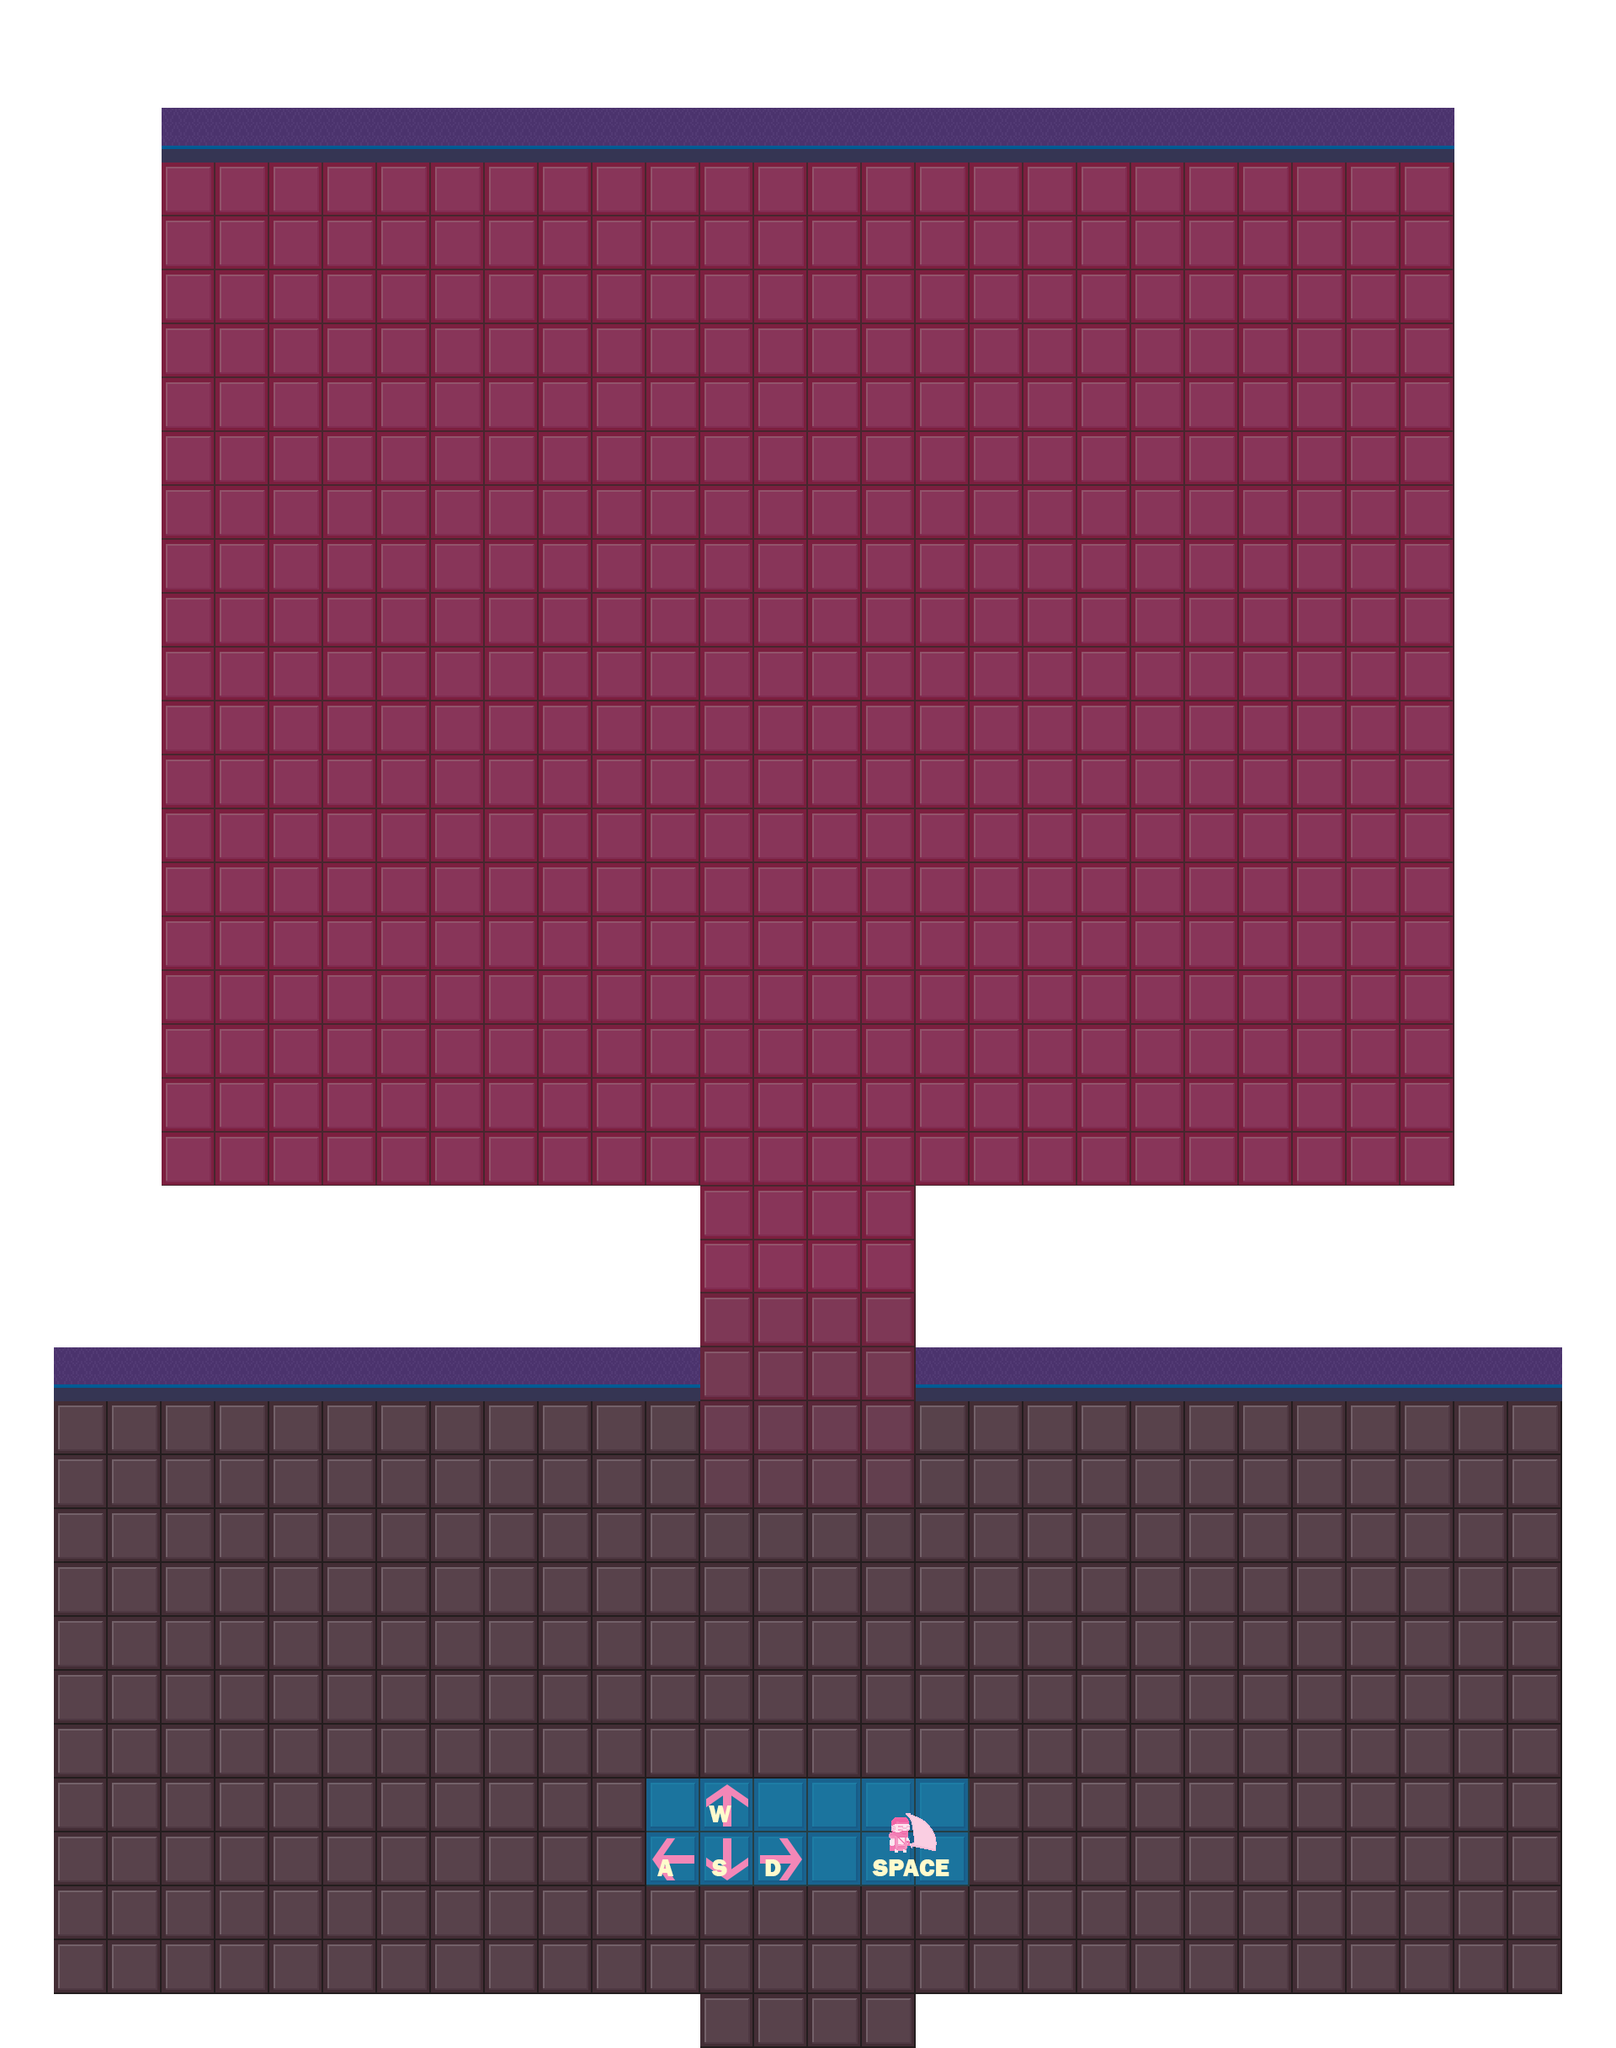

A level layout from a 2D game, rendered from its tile map. Below: a short description, then the map file with its tile-grid data intact:
An orthogonal 30x38 tile map with 64x64 px tiles, 1 tile layer (Tile Layer 1), 1 image layer.

<map version="1.0" tiledversion="1.0.3" orientation="orthogonal" renderorder="right-down" width="30" height="38" tilewidth="64" tileheight="64" nextobjectid="5">
 <tileset firstgid="1" source="Collision.tsx" />
 <imagelayer name="Image Layer 1">
  <image source="BossRoom.png" width="1920" height="2432" />
 </imagelayer>
 <layer name="Tile Layer 1" width="30" height="38">
  <data encoding="csv">
1,1,1,1,1,1,1,1,1,1,1,1,1,1,1,1,1,1,1,1,1,1,1,1,1,1,1,1,1,1,
1,1,1,1,1,1,1,1,1,1,1,1,1,1,1,1,1,1,1,1,1,1,1,1,1,1,1,1,1,1,
1,1,1,0,0,0,0,0,0,0,0,0,0,0,0,0,0,0,0,0,0,0,0,0,0,0,0,1,1,1,
1,1,1,0,0,0,0,0,0,0,0,0,0,0,0,0,0,0,0,0,0,0,0,0,0,0,0,1,1,1,
1,1,1,0,0,0,0,0,0,0,0,0,0,0,0,0,0,0,0,0,0,0,0,0,0,0,0,1,1,1,
1,1,1,0,0,0,0,0,0,0,0,0,0,0,0,0,0,0,0,0,0,0,0,0,0,0,0,1,1,1,
1,1,1,0,0,0,0,0,0,0,0,0,0,0,0,0,0,0,0,0,0,0,0,0,0,0,0,1,1,1,
1,1,1,0,0,0,0,0,0,0,0,0,0,0,0,0,0,0,0,0,0,0,0,0,0,0,0,1,1,1,
1,1,1,0,0,0,0,0,0,0,0,0,0,0,0,0,0,0,0,0,0,0,0,0,0,0,0,1,1,1,
1,1,1,0,0,0,0,0,0,0,0,0,0,0,0,0,0,0,0,0,0,0,0,0,0,0,0,1,1,1,
1,1,1,0,0,0,0,0,0,0,0,0,0,0,0,0,0,0,0,0,0,0,0,0,0,0,0,1,1,1,
1,1,1,0,0,0,0,0,0,0,0,0,0,0,0,0,0,0,0,0,0,0,0,0,0,0,0,1,1,1,
1,1,1,0,0,0,0,0,0,0,0,0,0,0,0,0,0,0,0,0,0,0,0,0,0,0,0,1,1,1,
1,1,1,0,0,0,0,0,0,0,0,0,0,0,0,0,0,0,0,0,0,0,0,0,0,0,0,1,1,1,
1,1,1,0,0,0,0,0,0,0,0,0,0,0,0,0,0,0,0,0,0,0,0,0,0,0,0,1,1,1,
1,1,1,0,0,0,0,0,0,0,0,0,0,0,0,0,0,0,0,0,0,0,0,0,0,0,0,1,1,1,
1,1,1,0,0,0,0,0,0,0,0,0,0,0,0,0,0,0,0,0,0,0,0,0,0,0,0,1,1,1,
1,1,1,0,0,0,0,0,0,0,0,0,0,0,0,0,0,0,0,0,0,0,0,0,0,0,0,1,1,1,
1,1,1,0,0,0,0,0,0,0,0,0,0,0,0,0,0,0,0,0,0,0,0,0,0,0,0,1,1,1,
1,1,1,0,0,0,0,0,0,0,0,0,0,0,0,0,0,0,0,0,0,0,0,0,0,0,0,1,1,1,
1,1,1,0,0,0,0,0,0,0,0,0,0,0,0,0,0,0,0,0,0,0,0,0,0,0,0,1,1,1,
1,1,1,0,0,0,0,0,0,0,0,0,0,0,0,0,0,0,0,0,0,0,0,0,0,0,0,1,1,1,
1,1,1,1,1,1,1,1,1,1,1,1,1,0,0,0,0,1,1,1,1,1,1,1,1,1,1,1,1,1,
1,1,1,1,1,1,1,1,1,1,1,1,1,0,0,0,0,1,1,1,1,1,1,1,1,1,1,1,1,1,
1,1,1,1,1,1,1,1,1,1,1,1,1,0,0,0,0,1,1,1,1,1,1,1,1,1,1,1,1,1,
1,0,0,0,0,0,0,0,0,0,0,0,0,0,0,0,0,0,0,0,0,0,0,0,0,0,0,0,0,1,
1,0,0,0,0,0,0,0,0,0,0,0,0,0,0,0,0,0,0,0,0,0,0,0,0,0,0,0,0,1,
1,0,0,0,0,0,0,0,0,0,0,0,0,0,0,0,0,0,0,0,0,0,0,0,0,0,0,0,0,1,
1,0,0,0,0,0,0,0,0,0,0,0,0,0,0,0,0,0,0,0,0,0,0,0,0,0,0,0,0,1,
1,0,0,0,0,0,0,0,0,0,0,0,0,0,0,0,0,0,0,0,0,0,0,0,0,0,0,0,0,1,
1,0,0,0,0,0,0,0,0,0,0,0,0,0,0,0,0,0,0,0,0,0,0,0,0,0,0,0,0,1,
1,0,0,0,0,0,0,0,0,0,0,0,0,0,0,0,0,0,0,0,0,0,0,0,0,0,0,0,0,1,
1,0,0,0,0,0,0,0,0,0,0,0,0,0,0,0,0,0,0,0,0,0,0,0,0,0,0,0,0,1,
1,0,0,0,0,0,0,0,0,0,0,0,0,0,0,0,0,0,0,0,0,0,0,0,0,0,0,0,0,1,
1,0,0,0,0,0,0,0,0,0,0,0,0,0,0,0,0,0,0,0,0,0,0,0,0,0,0,0,0,1,
1,0,0,0,0,0,0,0,0,0,0,0,0,0,0,0,0,0,0,0,0,0,0,0,0,0,0,0,0,1,
1,0,0,0,0,0,0,0,0,0,0,0,0,0,0,0,0,0,0,0,0,0,0,0,0,0,0,0,0,1,
1,1,1,1,1,1,1,1,1,1,1,1,1,0,0,0,0,1,1,1,1,1,1,1,1,1,1,1,1,1
</data>
 </layer>
</map>